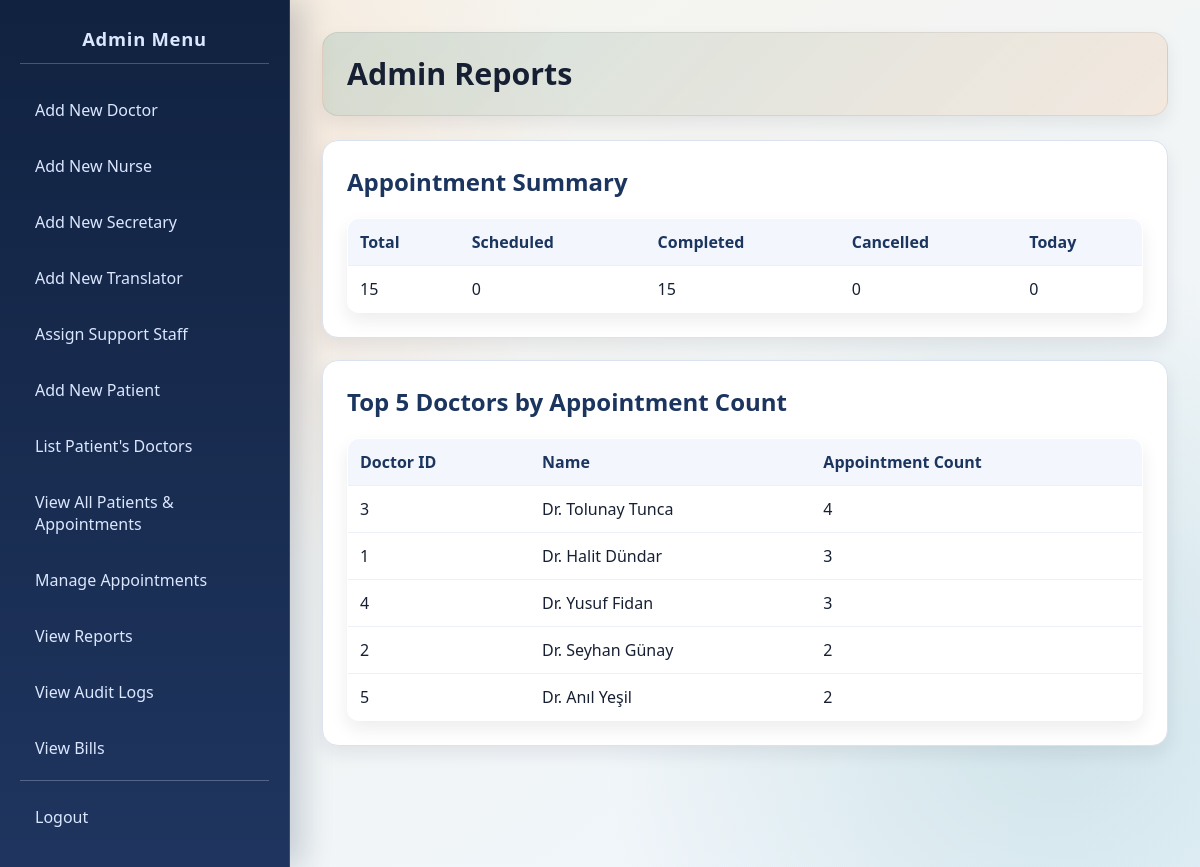
/admin/reports.php (signed in), run on the app's committed database.
### tables this page shows
CREATE TABLE `Doctor` (
  `Doctor_ID` int(11) NOT NULL,
  `Doctor_First_Name` varchar(100) NOT NULL,
  `Doctor_Last_Name` varchar(100) NOT NULL,
  `Doctor_Gender` varchar(10) DEFAULT NULL,
  `Doctor_Email` varchar(255) NOT NULL,
  `Doctor_Phone` varchar(20) DEFAULT NULL,
  `Clinic_ID` int(11) DEFAULT NULL,
  `Doctor_Password` varchar(255) NOT NULL
);

### admin/reports.php (the view, shortened to what this page needs)
<?php
require_once '../includes/db_connect.php';
$summary = [
    'total' => 0,
    'scheduled' => 0,
    'completed' => 0,
    'cancelled' => 0,
    'today' => 0
];
$doctor_load = [];
$summary_sql = "SELECT
    COUNT(*) AS total,
    SUM(CASE WHEN `Status` = 'Scheduled' THEN 1 ELSE 0 END) AS scheduled,
    SUM(CASE WHEN `Status` = 'Completed' THEN 1 ELSE 0 END) AS completed,
    SUM(CASE WHEN `Status` = 'Cancelled' THEN 1 ELSE 0 END) AS cancelled,
    SUM(CASE WHEN `Appointment_Date` = CURDATE() THEN 1 ELSE 0 END) AS today
FROM `APPOINTMENT`";
$summary_result = $conn->query($summary_sql);
if ($summary_result && $summary_result->num_rows === 1) {
    $summary = $summary_result->fetch_assoc();
}
$doctor_sql = "SELECT
    d.`Doctor_ID`,
    d.`Doctor_First_Name`,
    d.`Doctor_Last_Name`,
    COUNT(a.`Appointment_ID`) AS appointment_count
FROM `DOCTOR` d
LEFT JOIN `APPOINTMENT` a ON d.`Doctor_ID` = a.`Doctor_ID`
GROUP BY d.`Doctor_ID`, d.`Doctor_First_Name`, d.`Doctor_Last_Name`
ORDER BY appointment_count DESC, d.`Doctor_Last_Name` ASC
LIMIT 5";
$doctor_result = $conn->query($doctor_sql);
if ($doctor_result) {
    while ($row = $doctor_result->fetch_assoc()) {
        $doctor_load[] = $row;
    }
}
?>
<!DOCTYPE html>
<html lang="en">
<head>
    <link rel="stylesheet" href="../css/style.css">
</head>
<body>
    <div class="sidebar">
        <h2>Admin Menu</h2>
        <ul>
            <li><a href="add_doctor.php">Add New Doctor</a></li>
            <li><a href="add_nurse.php">Add New Nurse</a></li>
            <li><a href="add_secretary.php">Add New Secretary</a></li>
            <li><a href="add_translator.php">Add New Translator</a></li>
            <li><a href="manage_support_staff.php">Assign Support Staff</a></li>
            <li><a href="add_patient.php">Add New Patient</a></li>
            <li><a href="find_patient_doctors.php">List Patient's Doctors</a></li>
            <li><a href="view_all_patients_appointments.php">View All Patients & Appointments</a></li>
            <li><a href="manage_appointments.php">Manage Appointments</a></li>
            <li><a href="reports.php">View Reports</a></li>
            <li><a href="audit_logs.php">View Audit Logs</a></li>
            <li><a href="view_bills.php">View Bills</a></li>
        </ul>
        <div class="logout-link">
            <a href="../logout.php">Logout</a>
        </div>
    </div>
    <div class="main-content">
        <div class="header">
            <h1>Admin Reports</h1>
        </div>
        <div class="content-section">
            <h2>Appointment Summary</h2>
            <table>
                <thead>
                    <tr>
                        <th>Total</th>
                        <th>Scheduled</th>
                        <th>Completed</th>
                        <th>Cancelled</th>
                        <th>Today</th>
                    </tr>
                </thead>
                <tbody>
                    <tr>
                        <td><?php echo (int)$summary['total']; ?></td>
                        <td><?php echo (int)$summary['scheduled']; ?></td>
                        <td><?php echo (int)$summary['completed']; ?></td>
                        <td><?php echo (int)$summary['cancelled']; ?></td>
                        <td><?php echo (int)$summary['today']; ?></td>
                    </tr>
                </tbody>
            </table>
        </div>
        <div class="content-section">
            <h2>Top 5 Doctors by Appointment Count</h2>
            <?php if (empty($doctor_load)): ?>
                <p>No doctor data available.</p>
            <?php else: ?>
                <table>
                    <thead>
                        <tr>
                            <th>Doctor ID</th>
                            <th>Name</th>
                            <th>Appointment Count</th>
                        </tr>
                    </thead>
                    <tbody>
                        <?php foreach ($doctor_load as $doctor): ?>
                            <tr>
                                <td><?php echo (int)$doctor['Doctor_ID']; ?></td>
                                <td>Dr. <?php echo htmlspecialchars($doctor['Doctor_First_Name'] . ' ' . $doctor['Doctor_Last_Name']); ?></td>
                                <td><?php echo (int)$doctor['appointment_count']; ?></td>
                            </tr>
                        <?php endforeach; ?>
                    </tbody>
                </table>
            <?php endif; ?>
        </div>
    </div>
</body>
</html>

### css/style.css (style rules this page uses)
:root { --bg-start: #f7f4eb; --bg-end: #eef6ff; --panel: #ffffff; --ink: #172033; --muted: #5f6b83; --line: #dbe2ef; --accent: #0f766e; --accent-2: #f97316; --nav-start: #112240; --nav-end: #1f355f; --radius: 16px; --shadow-lg: 0 20px 40px rgba(17, 34, 64, 0.15); --shadow-sm: 0 8px 18px rgba(20, 30, 48, 0.08); }
* { box-sizing: border-box; }
body { font-family: "Trebuchet MS", "Segoe UI", sans-serif; margin: 0; min-height: 100vh; color: var(--ink); background: radial-gradient(circle at 12% 18%, rgba(249, 115, 22, 0.12), transparent 34%), radial-gradient(circle at 88% 82%, rgba(15, 118, 110, 0.14), transparent 36%), linear-gradient(145deg, var(--bg-start), var(--bg-end)); display: flex; }
.sidebar { width: 290px; color: #dbe7ff; padding: 26px 20px; display: flex; flex-direction: column; background: linear-gradient(180deg, var(--nav-start), var(--nav-end)); border-right: 1px solid rgba(255, 255, 255, 0.12); box-shadow: 12px 0 30px rgba(17, 34, 64, 0.2); }
.sidebar h2 { margin: 0 0 22px; text-align: center; font-size: 1.15rem; letter-spacing: 0.04em; padding-bottom: 12px; border-bottom: 1px solid rgba(219, 231, 255, 0.25); }
.sidebar ul { list-style: none; margin: 0; padding: 0; flex-grow: 1; }
.sidebar li { margin-bottom: 8px; }
.sidebar a { text-decoration: none; color: #dbe7ff; display: block; padding: 12px 14px; border-radius: 10px; border: 1px solid transparent; transition: transform 0.2s ease, background-color 0.2s ease, border-color 0.2s ease; }
.sidebar .logout-link { margin-top: auto; padding-top: 12px; border-top: 1px solid rgba(219, 231, 255, 0.28); }
.main-content { flex: 1; padding: 32px; overflow-y: auto; }
.main-content .header { padding: 22px 24px; margin-bottom: 24px; border-radius: var(--radius); background: linear-gradient(135deg, rgba(15, 118, 110, 0.14), rgba(249, 115, 22, 0.1)); border: 1px solid rgba(23, 32, 51, 0.08); box-shadow: var(--shadow-sm); }
.main-content .header h1 { margin: 0; font-size: 1.9rem; line-height: 1.25; }
.content-section { background: var(--panel); padding: 24px; border-radius: var(--radius); border: 1px solid var(--line); box-shadow: var(--shadow-sm); margin-bottom: 22px; }
.content-section h2 { margin-top: 0; color: #1c355f; }
a { color: var(--accent); }
table { width: 100%; border-collapse: collapse; background: #fff; border: 1px solid var(--line); border-radius: 12px; overflow: hidden; box-shadow: var(--shadow-sm); }
th, td { padding: 12px; border-bottom: 1px solid #edf1f7; text-align: left; vertical-align: top; }
th { background: #f3f7fd; color: #1c355f; font-weight: 700; }

### data on the page
doctor: Doctor_ID "3", Doctor_First_Name+Doctor_Last_Name "Tolunay Tunca", appointment_count "4"
doctor: Doctor_ID "1", Doctor_First_Name+Doctor_Last_Name "Halit Dündar", appointment_count "3"
doctor: Doctor_ID "4", Doctor_First_Name+Doctor_Last_Name "Yusuf Fidan", appointment_count "3"
doctor: Doctor_ID "2", Doctor_First_Name+Doctor_Last_Name "Seyhan Günay", appointment_count "2"
doctor: Doctor_ID "5", Doctor_First_Name+Doctor_Last_Name "Anıl Yeşil", appointment_count "2"

### other printed values
$summary['total'] "15"
$summary['scheduled'] "0"
$summary['completed'] "15"
$summary['cancelled'] "0"
$summary['today'] "0"
